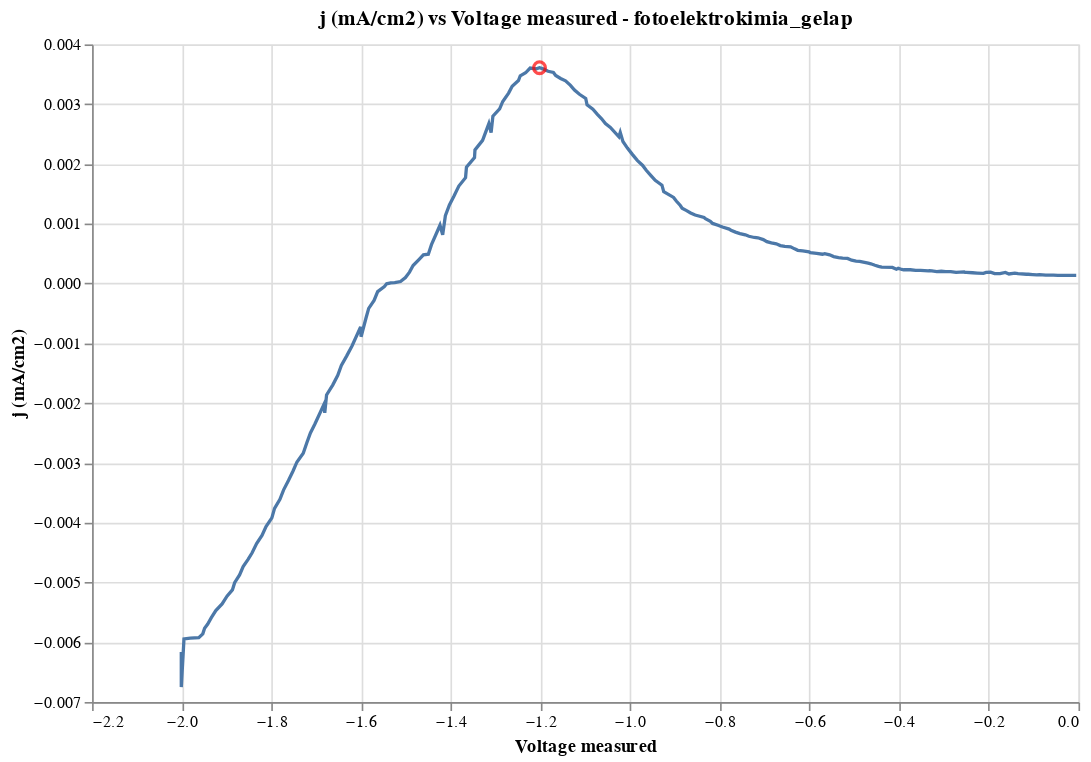
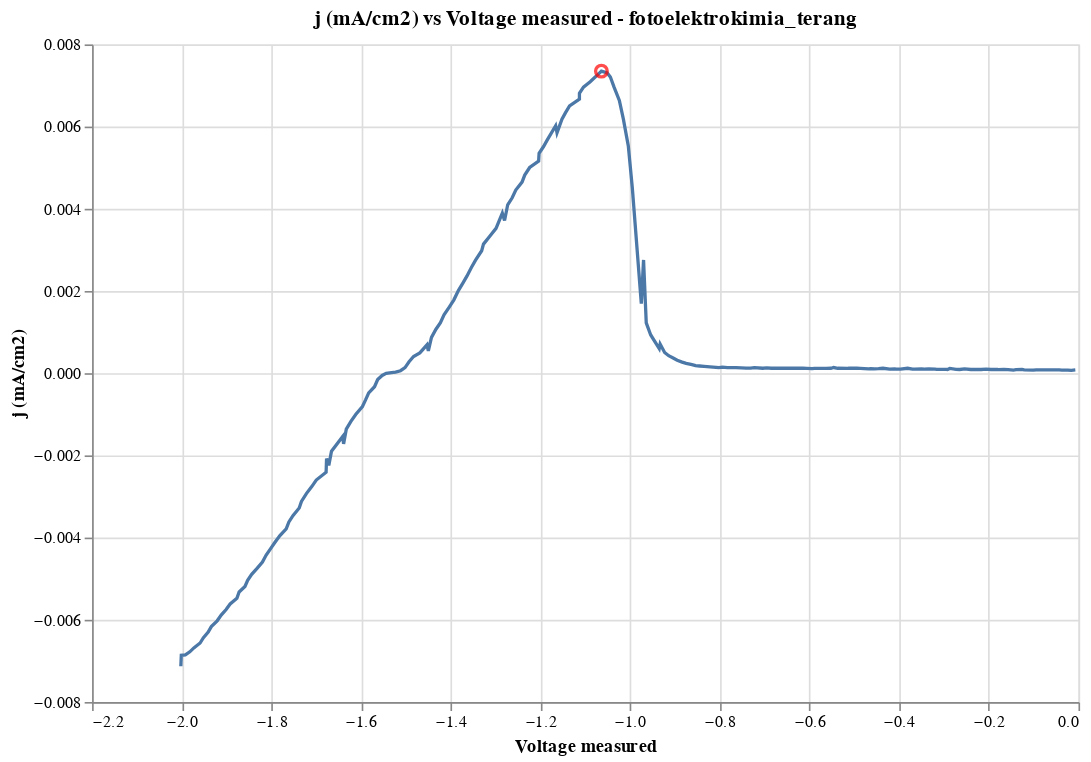
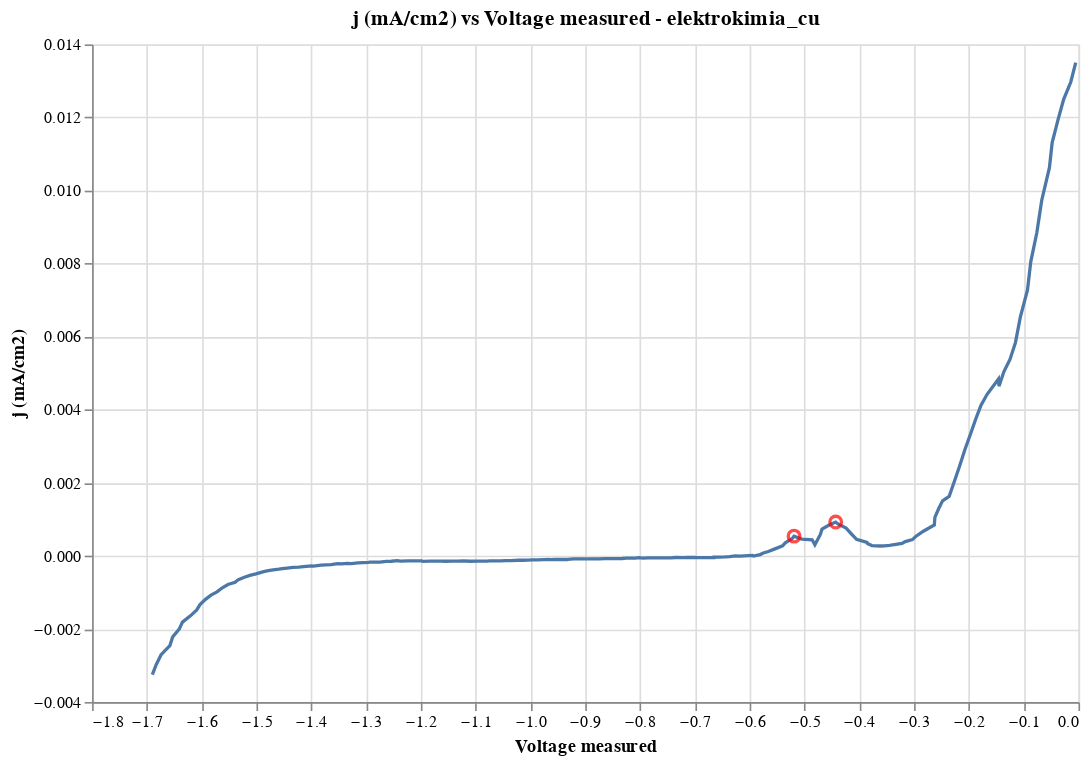

The notebook cell saved with these charts, in order:
### Code cell
for sheet_name in sheet_names:
    df_last_200[sheet_name] = df[sheet_name][200:]
plot_data(df_last_200)

### Figure 1 — Vega-Lite specification as saved in the notebook (floating-point values rounded to 4 significant figures; data arrays with more than 128 entries replaced by an {"elided": "..."} marker saying what was removed)
{"config": {"view": {"continuousWidth": 300, "continuousHeight": 300}}, "layer": [{"data": {"name": "data-c0f9dbb5c7a7481f999789f513fb6d64"}, "mark": {"type": "line"}, "encoding": {"tooltip": [{"field": "Voltage measured", "type": "quantitative"}, {"field": "j (mA/cm2)", "type": "quantitative"}], "x": {"field": "Voltage measured", "title": "Voltage measured", "type": "quantitative"}, "y": {"field": "j (mA/cm2)", "title": "j (mA/cm2)", "type": "quantitative"}}, "title": "j (mA/cm2) vs Voltage measured - fotoelektrokimia_gelap"}, {"data": {"name": "data-c088808dba7a8abfa6b213d91461cc19"}, "mark": {"type": "point", "color": "red", "size": 50}, "encoding": {"tooltip": [{"field": "Voltage measured", "type": "quantitative"}, {"field": "j (mA/cm2)", "type": "quantitative"}], "x": {"field": "Voltage measured", "type": "quantitative"}, "y": {"field": "j (mA/cm2)", "type": "quantitative"}}}], "height": 400, "width": 600, "$schema": "https://vega.github.io/schema/vega-lite/v5.20.1.json", "datasets": {"data-c0f9dbb5c7a7481f999789f513fb6d64": {"elided": "202 records"}, "data-c088808dba7a8abfa6b213d91461cc19": [{"Voltage measured": -1.202, "j (mA/cm2)": 0.00361}]}}

### Figure 2 — Vega-Lite specification as saved in the notebook (floating-point values rounded to 4 significant figures; data arrays with more than 128 entries replaced by an {"elided": "..."} marker saying what was removed)
{"config": {"view": {"continuousWidth": 300, "continuousHeight": 300}}, "layer": [{"data": {"name": "data-bc44f1de2bb295be3abace806a931de0"}, "mark": {"type": "line"}, "encoding": {"tooltip": [{"field": "Voltage measured", "type": "quantitative"}, {"field": "j (mA/cm2)", "type": "quantitative"}], "x": {"field": "Voltage measured", "title": "Voltage measured", "type": "quantitative"}, "y": {"field": "j (mA/cm2)", "title": "j (mA/cm2)", "type": "quantitative"}}, "title": "j (mA/cm2) vs Voltage measured - fotoelektrokimia_terang"}, {"data": {"name": "data-e138ff3af93962cb83ca13492b4bcd5f"}, "mark": {"type": "point", "color": "red", "size": 50}, "encoding": {"tooltip": [{"field": "Voltage measured", "type": "quantitative"}, {"field": "j (mA/cm2)", "type": "quantitative"}], "x": {"field": "Voltage measured", "type": "quantitative"}, "y": {"field": "j (mA/cm2)", "type": "quantitative"}}}], "height": 400, "width": 600, "$schema": "https://vega.github.io/schema/vega-lite/v5.20.1.json", "datasets": {"data-bc44f1de2bb295be3abace806a931de0": {"elided": "202 records"}, "data-e138ff3af93962cb83ca13492b4bcd5f": [{"Voltage measured": -1.064, "j (mA/cm2)": 0.00735}]}}

### Figure 3 — Vega-Lite specification as saved in the notebook (floating-point values rounded to 4 significant figures; data arrays with more than 128 entries replaced by an {"elided": "..."} marker saying what was removed)
{"config": {"view": {"continuousWidth": 300, "continuousHeight": 300}}, "layer": [{"data": {"name": "data-0f60bfd6a5c28afda82b66901a20a4f0"}, "mark": {"type": "line"}, "encoding": {"tooltip": [{"field": "Voltage measured", "type": "quantitative"}, {"field": "j (mA/cm2)", "type": "quantitative"}], "x": {"field": "Voltage measured", "title": "Voltage measured", "type": "quantitative"}, "y": {"field": "j (mA/cm2)", "title": "j (mA/cm2)", "type": "quantitative"}}, "title": "j (mA/cm2) vs Voltage measured - elektrokimia_cu"}, {"data": {"name": "data-952fb0a789c86ee36e997353a89fe449"}, "mark": {"type": "point", "color": "red", "size": 50}, "encoding": {"tooltip": [{"field": "Voltage measured", "type": "quantitative"}, {"field": "j (mA/cm2)", "type": "quantitative"}], "x": {"field": "Voltage measured", "type": "quantitative"}, "y": {"field": "j (mA/cm2)", "type": "quantitative"}}}], "height": 400, "width": 600, "$schema": "https://vega.github.io/schema/vega-lite/v5.20.1.json", "datasets": {"data-0f60bfd6a5c28afda82b66901a20a4f0": {"elided": "170 records"}, "data-952fb0a789c86ee36e997353a89fe449": [{"Voltage measured": -0.519, "j (mA/cm2)": 0.00054}, {"Voltage measured": -0.443, "j (mA/cm2)": 0.000925}]}}
